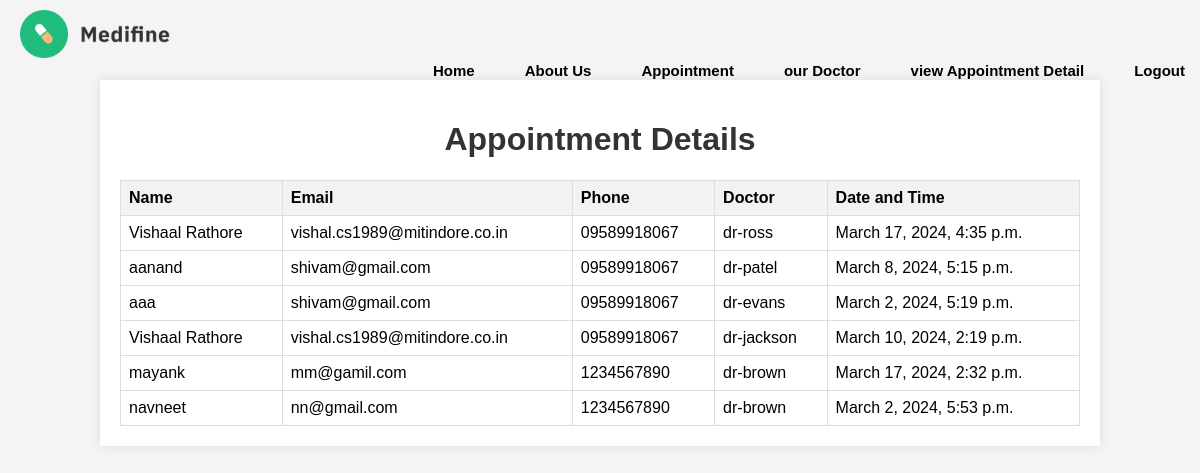
The app's page /confirm/ with its own data.
### appoinment/models.py (models this page shows, shortened)
class AppointmentRequest(models.Model):
    name = models.CharField(max_length=100)
    email = models.EmailField()
    phone_number = models.CharField(max_length=20)
    doctor_choices = [
        ('dr-smith', 'Dr. Smith'),
        ('dr-jones', 'Dr. Jones'),
        ('dr-wilson', 'Dr. Wilson'),
        ('dr-miller', 'Dr. Miller'),
        ('dr-anderson', 'Dr. Anderson'),
        ('dr-brown', 'Dr. Brown'),
        ('dr-davis', 'Dr. Davis'),
        ('dr-evans', 'Dr. Evans'),
        ('dr-garcia', 'Dr. Garcia'),
        ('dr-hall', 'Dr. Hall'),
        ('dr-jackson', 'Dr. Jackson'),
        ('dr-kelly', 'Dr. Kelly'),
        ('dr-lee', 'Dr. Lee'),
        ('dr-martin', 'Dr. Martin'),
        ('dr-nelson', 'Dr. Nelson'),
        ('dr-owens', 'Dr. Owens'),
        ('dr-patel', 'Dr. Patel'),
        ('dr-ross', 'Dr. Ross'),
        ('dr-taylor', 'Dr. Taylor'),
        ('dr-white', 'Dr. White'),
    ]
    doctor = models.CharField(max_length=20, choices=doctor_choices)
    date_and_time = models.DateTimeField()

### hospital/views.py (the view)
# urls.py: path('confirm/', views.comfirm),
def comfirm(request):
    appoinmentdata = AppointmentRequest.objects.all()
    data = {
        'appoinmentdata': appoinmentdata
    }
    return render(request, 'confirm.html', data)

### template/confirm.html (shortened to what this page needs)
<!DOCTYPE html>
<html lang="en">
<head>
</head>
<body>
    <header>
        <div class="logo"><img src="/static/logo.png" alt="Logo" /></div>
        <ul class="utility">
            <li><a href="/index">Home</a></li>
            <li><a href="/about">About Us</a></li>
            <li><a href="/contact">Appointment</a> </li>
            <li><a href="/doccard">our Doctor</a> </li>
            <li><a href="/confirm">view Appointment Detail</a> </li>
            <li><a href="{% url 'logout'%}" class="btn4">Logout</a></li>
        </ul>
      </header>
    <div class="appointmentDetails">
        <h1>Appointment Details</h1>
        <table id="appointmentTable">
            <thead>
                <tr>
                    <th>Name</th>
                    <th>Email</th>
                    <th>Phone</th>
                    <th>Doctor</th>
                    <th>Date and Time</th>
                </tr>
            </thead>
            <tbody>
                {% for appointment in appoinmentdata %}
                <tr>
                    <td>{{ appointment.name }}</td>
                    <td>{{ appointment.email }}</td>
                    <td>{{ appointment.phone_number }}</td>
                    <td>{{ appointment.doctor }}</td>
                    <td>{{ appointment.date_and_time }}</td>
                </tr>
                {% endfor %}
            </tbody>
        </table>
    </div>
</body>
</html>

### template/confirm.html (style rules this page uses)
body { font-family: Arial, sans-serif; margin: 0; padding: 0; background-color: #f4f4f4; }
header { position: fixed; top: 0; left: 0; width: 100%; z-index: 1000; padding: 10px 20px; }
.logo img { width: 150px; cursor: pointer; }
.utility { display: flex; gap: 20px; list-style: none; margin: 0; padding: 0; float: right; margin-right: 20px; }
.utility li { display: inline-block; }
.utility li a { text-decoration: none; color: black; font-size: 15px; font-weight: 700; cursor: pointer; padding: 15px; }
.appointmentDetails { max-width: 80%; margin: 80px auto; background-color: #fff; padding: 20px; box-shadow: 0 0 10px rgba(0, 0, 0, 0.1); }
h1 { text-align: center; color: #333; }
table { width: 100%; border-collapse: collapse; margin-top: 20px; }
th, td { border: 1px solid #ddd; padding: 8px; text-align: left; }
th { background-color: #f2f2f2; }

### records on screen
AppointmentRequest: name "Vishaal Rathore", email "vishal.cs1989@mitindore.co.in", phone_number "09589918067", doctor "dr-ross", date_and_time "March 17, 2024, 4:35 p.m."
AppointmentRequest: name "aanand", email "shivam@gmail.com", phone_number "09589918067", doctor "dr-patel", date_and_time "March 8, 2024, 5:15 p.m."
AppointmentRequest: name "aaa", email "shivam@gmail.com", phone_number "09589918067", doctor "dr-evans", date_and_time "March 2, 2024, 5:19 p.m."
AppointmentRequest: name "Vishaal Rathore", email "vishal.cs1989@mitindore.co.in", phone_number "09589918067", doctor "dr-jackson", date_and_time "March 10, 2024, 2:19 p.m."
AppointmentRequest: name "mayank", email "mm@gamil.com", phone_number "1234567890", doctor "dr-brown", date_and_time "March 17, 2024, 2:32 p.m."
AppointmentRequest: name "navneet", email "nn@gmail.com", phone_number "1234567890", doctor "dr-brown", date_and_time "March 2, 2024, 5:53 p.m."
